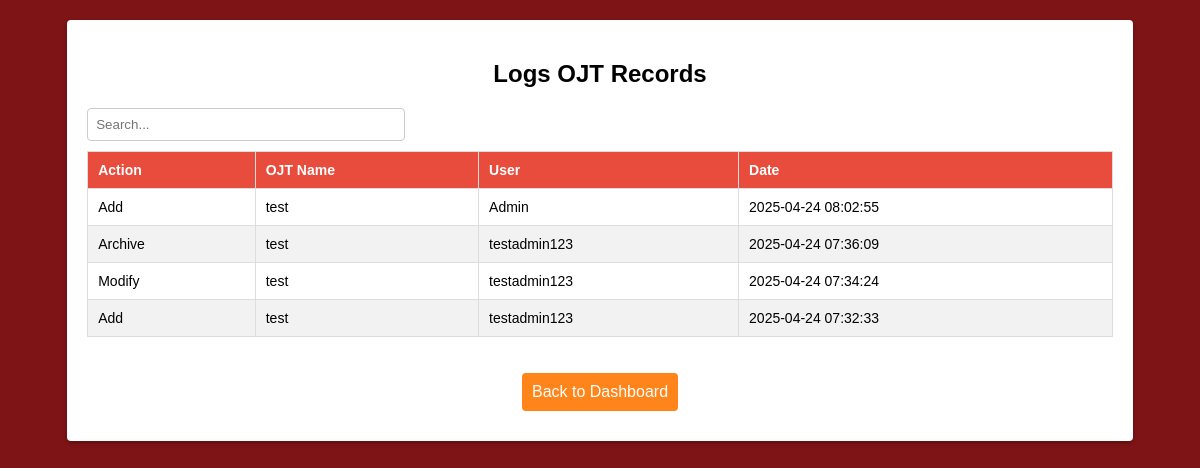
/logs/view_logs_ojt_records.php (signed in), run on the app's committed database.
### tables this page shows
CREATE TABLE `logs_ojt_records` (
  `id` int(11) NOT NULL,
  `type` text NOT NULL,
  `modified_item` text NOT NULL,
  `user` int(11) NOT NULL,
  `date` timestamp NOT NULL DEFAULT current_timestamp()
);

CREATE TABLE `ojtrecords` (
  `id` int(255) NOT NULL,
  `ojt_full_name` varchar(255) NOT NULL,
  `ojt_company` varchar(255) NOT NULL,
  `ojt_description` text NOT NULL,
  `ojt_email` varchar(255) NOT NULL,
  `ojt_address` varchar(255) NOT NULL,
  `ojt_telno` varchar(255) NOT NULL,
  `file_name` varchar(255) NOT NULL,
  `uploaded_at` text NOT NULL,
  `archive` int(1) NOT NULL DEFAULT 0
);

CREATE TABLE `users` (
  `id` int(6) UNSIGNED NOT NULL,
  `role` varchar(255) NOT NULL,
  `username` varchar(255) NOT NULL,
  `password` varchar(255) NOT NULL,
  `full_name` varchar(255) NOT NULL,
  `file_name` varchar(255) NOT NULL,
  `email` varchar(50) DEFAULT NULL,
  `reg_date` text NOT NULL,
  `created_by` varchar(255) NOT NULL,
  `archive` tinyint(1) NOT NULL DEFAULT 0
);

### logs/view_logs_ojt_records.php (the view, shortened to what this page needs)
<?php
require '../db_connect.php';
$itemsPerPage = 10;
function generateLogTableHTML($conn, $itemsPerPage, $currentPage, $searchTerm, $sortBy = 'l.date', $sortDirection = 'DESC') {
    function getLogData($conn, $limit, $offset, $searchTerm = '', $sortBy = 'l.date', $sortDirection = 'DESC') {
        $sql = "
            SELECT
                l.type AS log_type,
                ojt.ojt_full_name AS modified_item_title, -- Corrected table alias to ojt
                u.username AS modified_by_user,
                l.date AS log_date
            FROM
                logs_ojt_records l
            JOIN
                ojtrecords ojt ON l.modified_item = ojt.uploaded_at -- Corrected table alias to ojt
            JOIN
                users u ON l.user = u.id
        ";
        $validSortColumns = ['l.type', 'ojt.ojt_full_name', 'u.username', 'l.date'];
        $validSortDirections = ['ASC', 'DESC'];
        $cleanSortBy = in_array($sortBy, $validSortColumns) ? $sortBy : 'l.date';
        $cleanSortDirection = in_array(strtoupper($sortDirection), $validSortDirections) ? strtoupper($sortDirection) : 'DESC';
        $sql .= " ORDER BY $cleanSortBy $cleanSortDirection LIMIT $limit OFFSET $offset";
        $result = $conn->query($sql);
        $logData = array();
        while ($row = $result->fetch_assoc()) {
            $logData[] = $row;
        }
        return $logData;
    }
    function getTotalLogCount($conn, $searchTerm = '') {
        $sql = "SELECT COUNT(*) AS total FROM logs_ojt_records l
                     JOIN ojtrecords ojt ON l.modified_item = ojt.uploaded_at -- Corrected table alias to ojt
                     JOIN users u ON l.user = u.id";
        $result = $conn->query($sql);
        $row = $result->fetch_assoc();
        return $row['total'];
    }
    $totalLogs = getTotalLogCount($conn, $searchTerm);
    $totalPages = ceil($totalLogs / $itemsPerPage);
    $currentPage = max(1, min($currentPage, $totalPages > 0 ? $totalPages : 1));
    $offset = ($currentPage - 1) * $itemsPerPage;
    $logData = getLogData($conn, $itemsPerPage, $offset, $searchTerm, $sortBy, $sortDirection);
    $html = '';
    if (!empty($logData) || $totalLogs > 0) {
        $html .= "<table id='logTable'>";
        $html .= "<thead><tr>
                    <th data-sort-by='l.type' class='sortable'>Action</th>
                    <th data-sort-by='ojt.ojt_full_name' class='sortable'>OJT Name</th> <th data-sort-by='u.username' class='sortable'>User</th>
                    <th data-sort-by='l.date' class='sortable'>Date</th>
                  </tr></thead>";
        $html .= "<tbody>";
        if (!empty($logData)) {
            foreach ($logData as $log) {
                $html .= "<tr>";
                $html .= "<td>" . htmlspecialchars($log['log_type']) . "</td>";
                $html .= "<td>" . htmlspecialchars($log['modified_item_title']) . "</td>";
                $html .= "<td>" . htmlspecialchars($log['modified_by_user']) . "</td>";
                $html .= "<td>" . htmlspecialchars($log['log_date']) . "</td>";
                $html .= "</tr>";
            }
        } else {
             $html .= "<tr><td colspan='4'>No matching log data found.</td></tr>";
        }
        $html .= "</tbody>";
        $html .= "</table>";
    } else {
        $html .= "<p>No log data found.</p>";
    }
    return $html;
}
$currentPage = isset($_GET['page']) ? intval($_GET['page']) : 1;
$searchTerm = isset($_GET['search']) ? $_GET['search'] : '';
$sortBy = isset($_GET['sortBy']) ? $_GET['sortBy'] : 'l.date';
$sortDirection = isset($_GET['sortDirection']) ? $_GET['sortDirection'] : 'DESC';
$currentPage = max(1, $currentPage);
$validSortColumns = ['l.type', 'ojt.ojt_full_name', 'u.username', 'l.date'];
$validSortDirections = ['ASC', 'DESC'];
$sortBy = in_array($sortBy, $validSortColumns) ? $sortBy : 'l.date';
$sortDirection = in_array(strtoupper($sortDirection), $validSortDirections) ? strtoupper($sortDirection) : 'DESC';
?>
<!DOCTYPE html>
<html lang="en">
<head>
</head>
<body>
    <div class="searchemp-container">
        <h2>Logs OJT Records</h2>
        <div class="search-pagination">
            <input type="text" id="searchInput" placeholder="Search..." value="<?php echo htmlspecialchars($searchTerm); ?>">
             </div>
        <div id="logTableContainer">
            <?php
                echo generateLogTableHTML($conn, $itemsPerPage, $currentPage, $searchTerm, $sortBy, $sortDirection);
            ?>
        </div>
        <br><br>
        <div style='width:100%; text-align: center;'> <a href='../dashboard.php' class='button backtodash' style="display: inline-block; width: auto;">Back to Dashboard</a> </div>
    </div>
</body>
</html>

### logs/view_logs_ojt_records.php (style rules this page uses)
body { font-family: Arial, sans-serif; background-color: #7F1416; margin-top: 20px; margin-bottom: 20px; padding: 0; display: flex; align-items: center; justify-content: center; }
.searchemp-container { background-color: #fff; border-radius: 4px; box-shadow: 0 2px 5px rgba(0, 0, 0, 0.3); padding: 20px; width: 90%; box-sizing: border-box; }
.searchemp-container h2 { text-align: center; margin-bottom: 20px; }
.searchemp-container table { width: 100%; border-collapse: collapse; font-family: sans-serif; font-size: 14px; margin-top: 10px; }
.searchemp-container th, .searchemp-container td { padding: 10px; text-align: left; border: 1px solid #ddd; }
.searchemp-container th { background-color: #E74C3C; color: #fff; cursor: pointer; }
.searchemp-container tr:nth-child(even) { background-color: #f2f2f2; }
.searchemp-container .button { display: block; text-align: center; margin-bottom: 10px; padding: 10px; background-color: #4CAF50; color: #fff; text-decoration: none; border: none; border-radius: 4px; cursor: pointer; transition: background-color 0.3s ease; }
.searchemp-container .backtodash { background-color: #ff851b; }
.searchemp-container .search-pagination { margin-bottom: 10px; display: flex; justify-content: space-between; align-items: center; flex-wrap: wrap; gap: 10px; }
.searchemp-container .search-pagination input[type="text"] { flex-grow: 1; padding: 8px; border: 1px solid #ccc; border-radius: 4px; max-width: 300px; }

### data on the page
logs_ojt_records: type "Add", ojtrecords.ojt_full_name "test", users.username "Admin", date "2025-04-24 08:02:55"
logs_ojt_records: type "Archive", ojtrecords.ojt_full_name "test", users.username "testadmin123", date "2025-04-24 07:36:09"
logs_ojt_records: type "Modify", ojtrecords.ojt_full_name "test", users.username "testadmin123", date "2025-04-24 07:34:24"
logs_ojt_records: type "Add", ojtrecords.ojt_full_name "test", users.username "testadmin123", date "2025-04-24 07:32:33"
